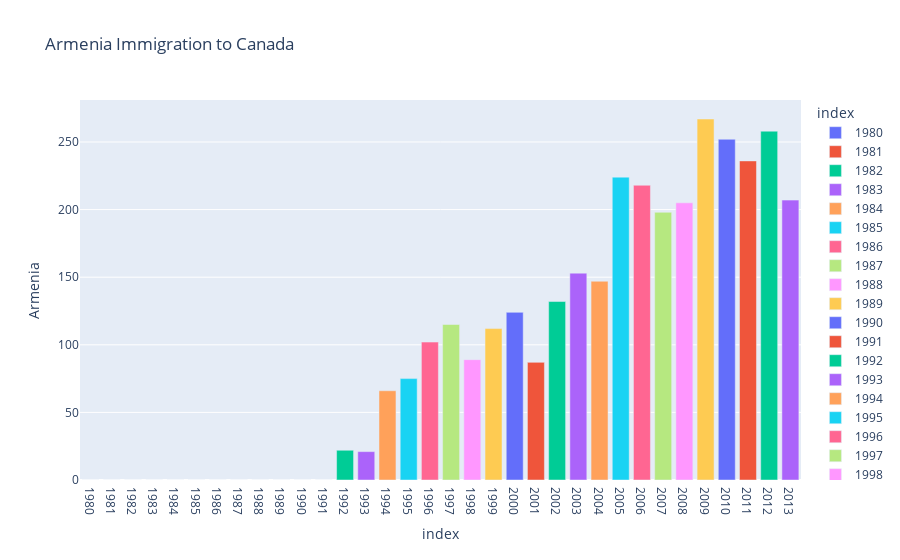

Write notebook code for a chart like this one.
### Code cell
ArmeniaData=df.loc['Armenia',years].reset_index()
px.bar(ArmeniaData, x='index', y='Armenia',title='Armenia Immigration to Canada',color='index')

### Figure 1 — Plotly figure (JSON) as saved in the notebook; plotly's stock layout.template omitted (floating-point values rounded to 4 significant figures)
{"data": [{"alignmentgroup": "True", "hovertemplate": "index=%{x}<br>Armenia=%{y}<extra></extra>", "legendgroup": "1980", "marker": {"color": "#636efa", "pattern": {"shape": ""}}, "name": "1980", "offsetgroup": "1980", "orientation": "v", "showlegend": true, "textposition": "auto", "type": "bar", "x": ["1980"], "xaxis": "x", "y": [0], "yaxis": "y"}, {"alignmentgroup": "True", "hovertemplate": "index=%{x}<br>Armenia=%{y}<extra></extra>", "legendgroup": "1981", "marker": {"color": "#EF553B", "pattern": {"shape": ""}}, "name": "1981", "offsetgroup": "1981", "orientation": "v", "showlegend": true, "textposition": "auto", "type": "bar", "x": ["1981"], "xaxis": "x", "y": [0], "yaxis": "y"}, {"alignmentgroup": "True", "hovertemplate": "index=%{x}<br>Armenia=%{y}<extra></extra>", "legendgroup": "1982", "marker": {"color": "#00cc96", "pattern": {"shape": ""}}, "name": "1982", "offsetgroup": "1982", "orientation": "v", "showlegend": true, "textposition": "auto", "type": "bar", "x": ["1982"], "xaxis": "x", "y": [0], "yaxis": "y"}, {"alignmentgroup": "True", "hovertemplate": "index=%{x}<br>Armenia=%{y}<extra></extra>", "legendgroup": "1983", "marker": {"color": "#ab63fa", "pattern": {"shape": ""}}, "name": "1983", "offsetgroup": "1983", "orientation": "v", "showlegend": true, "textposition": "auto", "type": "bar", "x": ["1983"], "xaxis": "x", "y": [0], "yaxis": "y"}, {"alignmentgroup": "True", "hovertemplate": "index=%{x}<br>Armenia=%{y}<extra></extra>", "legendgroup": "1984", "marker": {"color": "#FFA15A", "pattern": {"shape": ""}}, "name": "1984", "offsetgroup": "1984", "orientation": "v", "showlegend": true, "textposition": "auto", "type": "bar", "x": ["1984"], "xaxis": "x", "y": [0], "yaxis": "y"}, {"alignmentgroup": "True", "hovertemplate": "index=%{x}<br>Armenia=%{y}<extra></extra>", "legendgroup": "1985", "marker": {"color": "#19d3f3", "pattern": {"shape": ""}}, "name": "1985", "offsetgroup": "1985", "orientation": "v", "showlegend": true, "textposition": "auto", "type": "bar", "x": ["1985"], "xaxis": "x", "y": [0], "yaxis": "y"}, {"alignmentgroup": "True", "hovertemplate": "index=%{x}<br>Armenia=%{y}<extra></extra>", "legendgroup": "1986", "marker": {"color": "#FF6692", "pattern": {"shape": ""}}, "name": "1986", "offsetgroup": "1986", "orientation": "v", "showlegend": true, "textposition": "auto", "type": "bar", "x": ["1986"], "xaxis": "x", "y": [0], "yaxis": "y"}, {"alignmentgroup": "True", "hovertemplate": "index=%{x}<br>Armenia=%{y}<extra></extra>", "legendgroup": "1987", "marker": {"color": "#B6E880", "pattern": {"shape": ""}}, "name": "1987", "offsetgroup": "1987", "orientation": "v", "showlegend": true, "textposition": "auto", "type": "bar", "x": ["1987"], "xaxis": "x", "y": [0], "yaxis": "y"}, {"alignmentgroup": "True", "hovertemplate": "index=%{x}<br>Armenia=%{y}<extra></extra>", "legendgroup": "1988", "marker": {"color": "#FF97FF", "pattern": {"shape": ""}}, "name": "1988", "offsetgroup": "1988", "orientation": "v", "showlegend": true, "textposition": "auto", "type": "bar", "x": ["1988"], "xaxis": "x", "y": [0], "yaxis": "y"}, {"alignmentgroup": "True", "hovertemplate": "index=%{x}<br>Armenia=%{y}<extra></extra>", "legendgroup": "1989", "marker": {"color": "#FECB52", "pattern": {"shape": ""}}, "name": "1989", "offsetgroup": "1989", "orientation": "v", "showlegend": true, "textposition": "auto", "type": "bar", "x": ["1989"], "xaxis": "x", "y": [0], "yaxis": "y"}, {"alignmentgroup": "True", "hovertemplate": "index=%{x}<br>Armenia=%{y}<extra></extra>", "legendgroup": "1990", "marker": {"color": "#636efa", "pattern": {"shape": ""}}, "name": "1990", "offsetgroup": "1990", "orientation": "v", "showlegend": true, "textposition": "auto", "type": "bar", "x": ["1990"], "xaxis": "x", "y": [0], "yaxis": "y"}, {"alignmentgroup": "True", "hovertemplate": "index=%{x}<br>Armenia=%{y}<extra></extra>", "legendgroup": "1991", "marker": {"color": "#EF553B", "pattern": {"shape": ""}}, "name": "1991", "offsetgroup": "1991", "orientation": "v", "showlegend": true, "textposition": "auto", "type": "bar", "x": ["1991"], "xaxis": "x", "y": [0], "yaxis": "y"}, {"alignmentgroup": "True", "hovertemplate": "index=%{x}<br>Armenia=%{y}<extra></extra>", "legendgroup": "1992", "marker": {"color": "#00cc96", "pattern": {"shape": ""}}, "name": "1992", "offsetgroup": "1992", "orientation": "v", "showlegend": true, "textposition": "auto", "type": "bar", "x": ["1992"], "xaxis": "x", "y": [22], "yaxis": "y"}, {"alignmentgroup": "True", "hovertemplate": "index=%{x}<br>Armenia=%{y}<extra></extra>", "legendgroup": "1993", "marker": {"color": "#ab63fa", "pattern": {"shape": ""}}, "name": "1993", "offsetgroup": "1993", "orientation": "v", "showlegend": true, "textposition": "auto", "type": "bar", "x": ["1993"], "xaxis": "x", "y": [21], "yaxis": "y"}, {"alignmentgroup": "True", "hovertemplate": "index=%{x}<br>Armenia=%{y}<extra></extra>", "legendgroup": "1994", "marker": {"color": "#FFA15A", "pattern": {"shape": ""}}, "name": "1994", "offsetgroup": "1994", "orientation": "v", "showlegend": true, "textposition": "auto", "type": "bar", "x": ["1994"], "xaxis": "x", "y": [66], "yaxis": "y"}, {"alignmentgroup": "True", "hovertemplate": "index=%{x}<br>Armenia=%{y}<extra></extra>", "legendgroup": "1995", "marker": {"color": "#19d3f3", "pattern": {"shape": ""}}, "name": "1995", "offsetgroup": "1995", "orientation": "v", "showlegend": true, "textposition": "auto", "type": "bar", "x": ["1995"], "xaxis": "x", "y": [75], "yaxis": "y"}, {"alignmentgroup": "True", "hovertemplate": "index=%{x}<br>Armenia=%{y}<extra></extra>", "legendgroup": "1996", "marker": {"color": "#FF6692", "pattern": {"shape": ""}}, "name": "1996", "offsetgroup": "1996", "orientation": "v", "showlegend": true, "textposition": "auto", "type": "bar", "x": ["1996"], "xaxis": "x", "y": [102], "yaxis": "y"}, {"alignmentgroup": "True", "hovertemplate": "index=%{x}<br>Armenia=%{y}<extra></extra>", "legendgroup": "1997", "marker": {"color": "#B6E880", "pattern": {"shape": ""}}, "name": "1997", "offsetgroup": "1997", "orientation": "v", "showlegend": true, "textposition": "auto", "type": "bar", "x": ["1997"], "xaxis": "x", "y": [115], "yaxis": "y"}, {"alignmentgroup": "True", "hovertemplate": "index=%{x}<br>Armenia=%{y}<extra></extra>", "legendgroup": "1998", "marker": {"color": "#FF97FF", "pattern": {"shape": ""}}, "name": "1998", "offsetgroup": "1998", "orientation": "v", "showlegend": true, "textposition": "auto", "type": "bar", "x": ["1998"], "xaxis": "x", "y": [89], "yaxis": "y"}, {"alignmentgroup": "True", "hovertemplate": "index=%{x}<br>Armenia=%{y}<extra></extra>", "legendgroup": "1999", "marker": {"color": "#FECB52", "pattern": {"shape": ""}}, "name": "1999", "offsetgroup": "1999", "orientation": "v", "showlegend": true, "textposition": "auto", "type": "bar", "x": ["1999"], "xaxis": "x", "y": [112], "yaxis": "y"}, {"alignmentgroup": "True", "hovertemplate": "index=%{x}<br>Armenia=%{y}<extra></extra>", "legendgroup": "2000", "marker": {"color": "#636efa", "pattern": {"shape": ""}}, "name": "2000", "offsetgroup": "2000", "orientation": "v", "showlegend": true, "textposition": "auto", "type": "bar", "x": ["2000"], "xaxis": "x", "y": [124], "yaxis": "y"}, {"alignmentgroup": "True", "hovertemplate": "index=%{x}<br>Armenia=%{y}<extra></extra>", "legendgroup": "2001", "marker": {"color": "#EF553B", "pattern": {"shape": ""}}, "name": "2001", "offsetgroup": "2001", "orientation": "v", "showlegend": true, "textposition": "auto", "type": "bar", "x": ["2001"], "xaxis": "x", "y": [87], "yaxis": "y"}, {"alignmentgroup": "True", "hovertemplate": "index=%{x}<br>Armenia=%{y}<extra></extra>", "legendgroup": "2002", "marker": {"color": "#00cc96", "pattern": {"shape": ""}}, "name": "2002", "offsetgroup": "2002", "orientation": "v", "showlegend": true, "textposition": "auto", "type": "bar", "x": ["2002"], "xaxis": "x", "y": [132], "yaxis": "y"}, {"alignmentgroup": "True", "hovertemplate": "index=%{x}<br>Armenia=%{y}<extra></extra>", "legendgroup": "2003", "marker": {"color": "#ab63fa", "pattern": {"shape": ""}}, "name": "2003", "offsetgroup": "2003", "orientation": "v", "showlegend": true, "textposition": "auto", "type": "bar", "x": ["2003"], "xaxis": "x", "y": [153], "yaxis": "y"}, {"alignmentgroup": "True", "hovertemplate": "index=%{x}<br>Armenia=%{y}<extra></extra>", "legendgroup": "2004", "marker": {"color": "#FFA15A", "pattern": {"shape": ""}}, "name": "2004", "offsetgroup": "2004", "orientation": "v", "showlegend": true, "textposition": "auto", "type": "bar", "x": ["2004"], "xaxis": "x", "y": [147], "yaxis": "y"}, {"alignmentgroup": "True", "hovertemplate": "index=%{x}<br>Armenia=%{y}<extra></extra>", "legendgroup": "2005", "marker": {"color": "#19d3f3", "pattern": {"shape": ""}}, "name": "2005", "offsetgroup": "2005", "orientation": "v", "showlegend": true, "textposition": "auto", "type": "bar", "x": ["2005"], "xaxis": "x", "y": [224], "yaxis": "y"}, {"alignmentgroup": "True", "hovertemplate": "index=%{x}<br>Armenia=%{y}<extra></extra>", "legendgroup": "2006", "marker": {"color": "#FF6692", "pattern": {"shape": ""}}, "name": "2006", "offsetgroup": "2006", "orientation": "v", "showlegend": true, "textposition": "auto", "type": "bar", "x": ["2006"], "xaxis": "x", "y": [218], "yaxis": "y"}, {"alignmentgroup": "True", "hovertemplate": "index=%{x}<br>Armenia=%{y}<extra></extra>", "legendgroup": "2007", "marker": {"color": "#B6E880", "pattern": {"shape": ""}}, "name": "2007", "offsetgroup": "2007", "orientation": "v", "showlegend": true, "textposition": "auto", "type": "bar", "x": ["2007"], "xaxis": "x", "y": [198], "yaxis": "y"}, {"alignmentgroup": "True", "hovertemplate": "index=%{x}<br>Armenia=%{y}<extra></extra>", "legendgroup": "2008", "marker": {"color": "#FF97FF", "pattern": {"shape": ""}}, "name": "2008", "offsetgroup": "2008", "orientation": "v", "showlegend": true, "textposition": "auto", "type": "bar", "x": ["2008"], "xaxis": "x", "y": [205], "yaxis": "y"}, {"alignmentgroup": "True", "hovertemplate": "index=%{x}<br>Armenia=%{y}<extra></extra>", "legendgroup": "2009", "marker": {"color": "#FECB52", "pattern": {"shape": ""}}, "name": "2009", "offsetgroup": "2009", "orientation": "v", "showlegend": true, "textposition": "auto", "type": "bar", "x": ["2009"], "xaxis": "x", "y": [267], "yaxis": "y"}, {"alignmentgroup": "True", "hovertemplate": "index=%{x}<br>Armenia=%{y}<extra></extra>", "legendgroup": "2010", "marker": {"color": "#636efa", "pattern": {"shape": ""}}, "name": "2010", "offsetgroup": "2010", "orientation": "v", "showlegend": true, "textposition": "auto", "type": "bar", "x": ["2010"], "xaxis": "x", "y": [252], "yaxis": "y"}, {"alignmentgroup": "True", "hovertemplate": "index=%{x}<br>Armenia=%{y}<extra></extra>", "legendgroup": "2011", "marker": {"color": "#EF553B", "pattern": {"shape": ""}}, "name": "2011", "offsetgroup": "2011", "orientation": "v", "showlegend": true, "textposition": "auto", "type": "bar", "x": ["2011"], "xaxis": "x", "y": [236], "yaxis": "y"}, {"alignmentgroup": "True", "hovertemplate": "index=%{x}<br>Armenia=%{y}<extra></extra>", "legendgroup": "2012", "marker": {"color": "#00cc96", "pattern": {"shape": ""}}, "name": "2012", "offsetgroup": "2012", "orientation": "v", "showlegend": true, "textposition": "auto", "type": "bar", "x": ["2012"], "xaxis": "x", "y": [258], "yaxis": "y"}, {"alignmentgroup": "True", "hovertemplate": "index=%{x}<br>Armenia=%{y}<extra></extra>", "legendgroup": "2013", "marker": {"color": "#ab63fa", "pattern": {"shape": ""}}, "name": "2013", "offsetgroup": "2013", "orientation": "v", "showlegend": true, "textposition": "auto", "type": "bar", "x": ["2013"], "xaxis": "x", "y": [207], "yaxis": "y"}], "layout": {"barmode": "relative", "legend": {"title": {"text": "index"}, "tracegroupgap": 0}, "title": {"text": "Armenia Immigration to Canada"}, "xaxis": {"anchor": "y", "categoryarray": ["1980", "1981", "1982", "1983", "1984", "1985", "1986", "1987", "1988", "1989", "1990", "1991", "1992", "1993", "1994", "1995", "1996", "1997", "1998", "1999", "2000", "2001", "2002", "2003", "2004", "2005", "2006", "2007", "2008", "2009", "2010", "2011", "2012", "2013"], "categoryorder": "array", "domain": [0, 1], "title": {"text": "index"}}, "yaxis": {"anchor": "x", "domain": [0, 1], "title": {"text": "Armenia"}}}}
